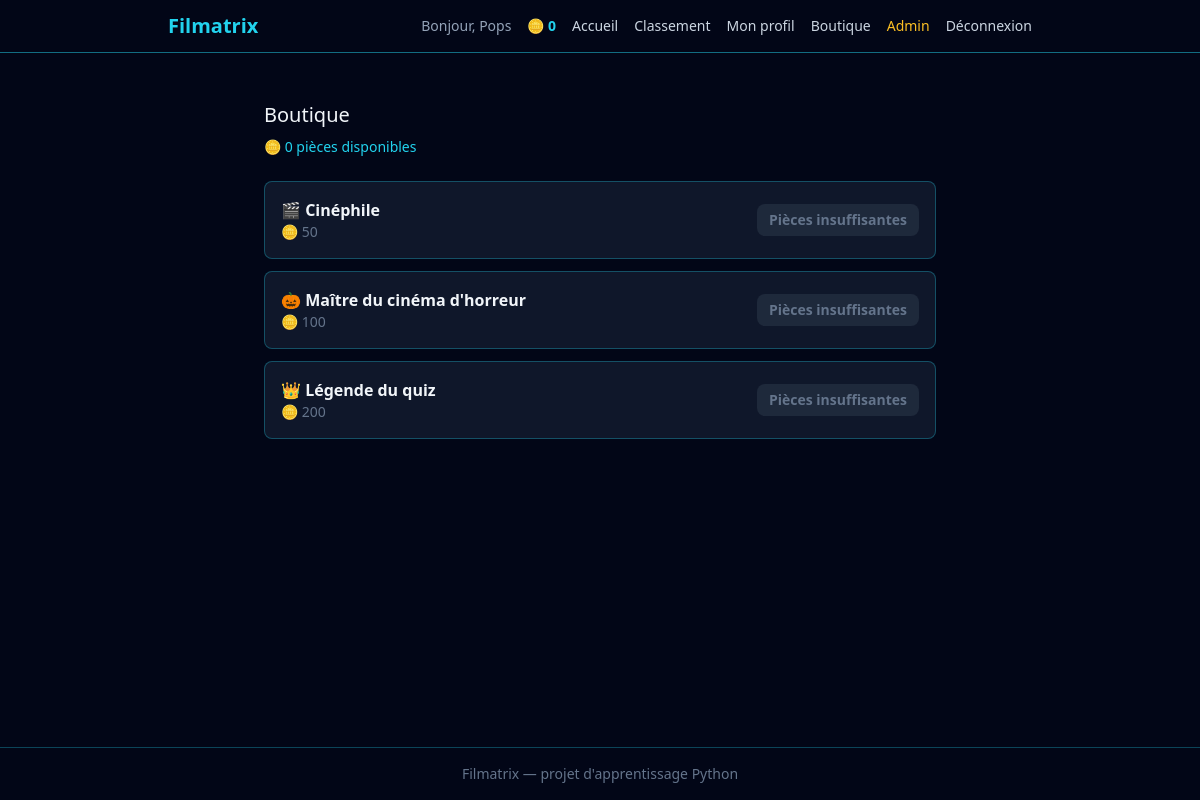
Before: /boutique (signed in) with the older database file.
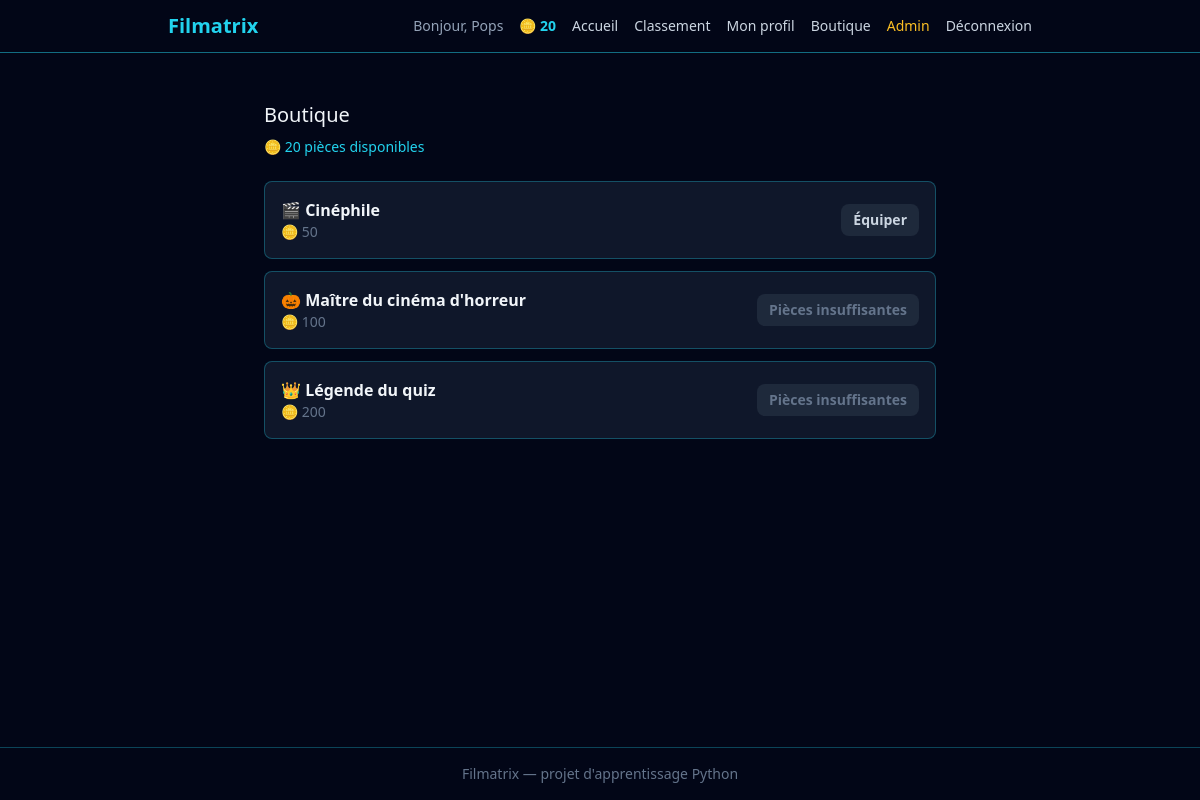
After: the same page with the newer database file.
### src/models.py (models this page shows, shortened)
class User(db.Model, UserMixin):
    __tablename__ = "users"
    id = db.Column(db.Integer, primary_key=True)
    username = db.Column(db.String(50), unique=True, nullable=False)
    email = db.Column(db.String(120), unique=True, nullable=False)
    password_hash = db.Column(db.String(255), nullable=False)
    total_xp = db.Column(db.Integer, nullable=False, default=0)
    coins = db.Column(db.Integer, nullable=False, default=0)
    equipped_title = db.Column(db.String(50), nullable=True)
    is_admin = db.Column(db.Boolean, nullable=False, default=False)

### app.py (the view)
    @app.route("/boutique")
    @login_required
    def shop() -> str:
        shop_titles = []
        for code, info in TITLES.items():
            shop_titles.append(
                {
                    "code": code,
                    "name": info["name"],
                    "price": info["price"],
                    "owned": owns_title(current_user, code),
                    "affordable": current_user.coins >= info["price"],
                }
            )
        return render_template("boutique.html", shop_titles=shop_titles)

### src/shop.py (called while the page is built)
def owns_title(user, title_code: str) -> bool:
    return any(title.title_code == title_code for title in user.titles)

### templates/boutique.html
{% extends "base.html" %}
{% block content %}
<div class="max-w-2xl mx-auto mt-8">
    <h2 class="text-xl mb-2">Boutique</h2>
    <p class="text-cyan-400 text-sm mb-6">🪙 {{ current_user.coins }} pièces disponibles</p>
    <div class="flex flex-col gap-3">
        {% for title in shop_titles %}
        <div class="flex items-center justify-between bg-slate-900 border border-cyan-400/30 rounded-lg px-4 py-4">
            <div>
                <p class="font-bold">{{ title.name }}</p>
                <p class="text-sm text-slate-500">🪙 {{ title.price }}</p>
            </div>
            {% if title.owned %}
                {% if current_user.equipped_title == title.code %}
                    <span class="text-cyan-400 text-sm font-bold px-3 py-1.5">✓ Équipé</span>
                {% else %}
                    <form method="POST" action="{{ url_for('equip_title', title_code=title.code) }}">
                        <button type="submit" class="bg-slate-800 hover:bg-slate-700 text-slate-300 text-sm font-bold px-3 py-1.5 rounded-lg transition">
                            Équiper
                        </button>
                    </form>
                {% endif %}
            {% elif not title.affordable %}
                <button disabled class="bg-slate-800 text-slate-500 text-sm font-bold px-3 py-1.5 rounded-lg cursor-not-allowed">
                    Pièces insuffisantes
                </button>
            {% else %}
                <form method="POST" action="{{ url_for('buy_title', title_code=title.code) }}">
                    <button type="submit" class="bg-cyan-400 hover:bg-cyan-300 text-slate-950 font-bold px-3 py-1.5 rounded-lg transition">
                        Acheter
                    </button>
                </form>
            {% endif %}
        </div>
        {% endfor %}
    </div>
</div>
{% endblock %}

### templates/base.html (shortened to what this page needs)
<!DOCTYPE html>
<html lang="fr">
<head>
    <link rel="stylesheet" href="{{ url_for('static', filename='css/output.css') }}">
</head>
<body class="bg-slate-950 text-slate-100 min-h-screen flex flex-col">
    <header class="border-b border-cyan-400/50">
    <nav class="max-w-4xl mx-auto px-4 py-3">
        <div class="flex items-center justify-between">
            <a href="{{ url_for('home') }}" class="text-xl font-bold text-cyan-400">
                Filmatrix
            </a>
            <div class="flex items-center gap-4">
                {% if current_user.is_authenticated %}
                    <span class="text-slate-400 text-sm">Bonjour, {{ current_user.username }}</span>
                    <span class="text-cyan-400 text-sm font-bold flex items-center gap-1">
                         🪙 {{ current_user.coins }}
                    </span>
                {% endif %}
                <div class="hidden md:flex items-center gap-4 text-sm">
                    <a href="{{ url_for('home') }}" class="text-slate-300 hover:text-cyan-400 transition">Accueil</a>
                    <a href="{{ url_for('leaderboard') }}" class="text-slate-300 hover:text-cyan-400 transition">Classement</a>
                    {% if current_user.is_authenticated %}
                        <a href="{{ url_for('profile') }}" class="text-slate-300 hover:text-cyan-400 transition">Mon profil</a>
                        <a href="{{ url_for('shop') }}" class="text-slate-300 hover:text-cyan-400 transition">Boutique</a>
                        {% if current_user.is_admin %}
                            <a href="{{ url_for('admin_questions_list') }}" class="text-amber-400 hover:text-amber-300 transition">Admin</a>
                        {% endif %}
                        <a href="{{ url_for('logout') }}" class="text-slate-300 hover:text-cyan-400 transition">Déconnexion</a>
                    {% else %}
                        <a href="{{ url_for('login') }}" class="text-slate-300 hover:text-cyan-400 transition">Connexion</a>
                        <a href="{{ url_for('register') }}" class="bg-cyan-400 hover:bg-cyan-300 text-slate-950 font-bold px-3 py-1.5 rounded-lg transition">Inscription</a>
                    {% endif %}
                </div>
            </div>
        </div>
    </nav>
</header>
    <main class="flex-1 p-4">
        {% block content %}{% endblock %}
    </main>
    <footer class="border-t border-cyan-400/30 text-center text-slate-500 text-sm py-4">
        Filmatrix — projet d'apprentissage Python
    </footer>
</body>
</html>

Changed rows visible on the page:
changed User "Pops": coins "0" → "20"
Other visible differences:
list line gone: "Pièces insuffisantes"
new list line: "Équiper"
